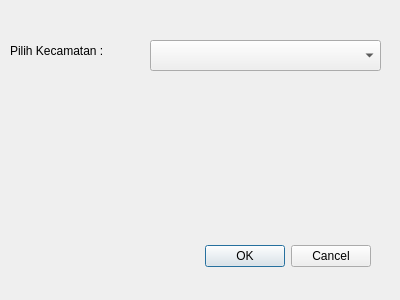
<?xml version="1.0" encoding="UTF-8"?>
<ui version="4.0">
 <class>AddPBBMapDialogBase</class>
 <widget class="QDialog" name="AddPBBMapDialogBase">
  <property name="geometry">
   <rect>
    <x>0</x>
    <y>0</y>
    <width>400</width>
    <height>300</height>
   </rect>
  </property>
  <property name="windowTitle">
   <string>AddPBBMap</string>
  </property>
  <widget class="QDialogButtonBox" name="button_box">
   <property name="geometry">
    <rect>
     <x>30</x>
     <y>240</y>
     <width>341</width>
     <height>32</height>
    </rect>
   </property>
   <property name="orientation">
    <enum>Qt::Horizontal</enum>
   </property>
   <property name="standardButtons">
    <set>QDialogButtonBox::Cancel|QDialogButtonBox::Ok</set>
   </property>
  </widget>
  <widget class="QComboBox" name="cboKecamatan">
   <property name="geometry">
    <rect>
     <x>150</x>
     <y>40</y>
     <width>231</width>
     <height>31</height>
    </rect>
   </property>
  </widget>
  <widget class="QLabel" name="label">
   <property name="geometry">
    <rect>
     <x>10</x>
     <y>40</y>
     <width>131</width>
     <height>21</height>
    </rect>
   </property>
   <property name="text">
    <string>Pilih Kecamatan :</string>
   </property>
  </widget>
 </widget>
 <resources/>
 <connections>
  <connection>
   <sender>button_box</sender>
   <signal>accepted()</signal>
   <receiver>AddPBBMapDialogBase</receiver>
   <slot>accept()</slot>
   <hints>
    <hint type="sourcelabel">
     <x>20</x>
     <y>20</y>
    </hint>
    <hint type="destinationlabel">
     <x>20</x>
     <y>20</y>
    </hint>
   </hints>
  </connection>
  <connection>
   <sender>button_box</sender>
   <signal>rejected()</signal>
   <receiver>AddPBBMapDialogBase</receiver>
   <slot>reject()</slot>
   <hints>
    <hint type="sourcelabel">
     <x>20</x>
     <y>20</y>
    </hint>
    <hint type="destinationlabel">
     <x>20</x>
     <y>20</y>
    </hint>
   </hints>
  </connection>
 </connections>
</ui>
